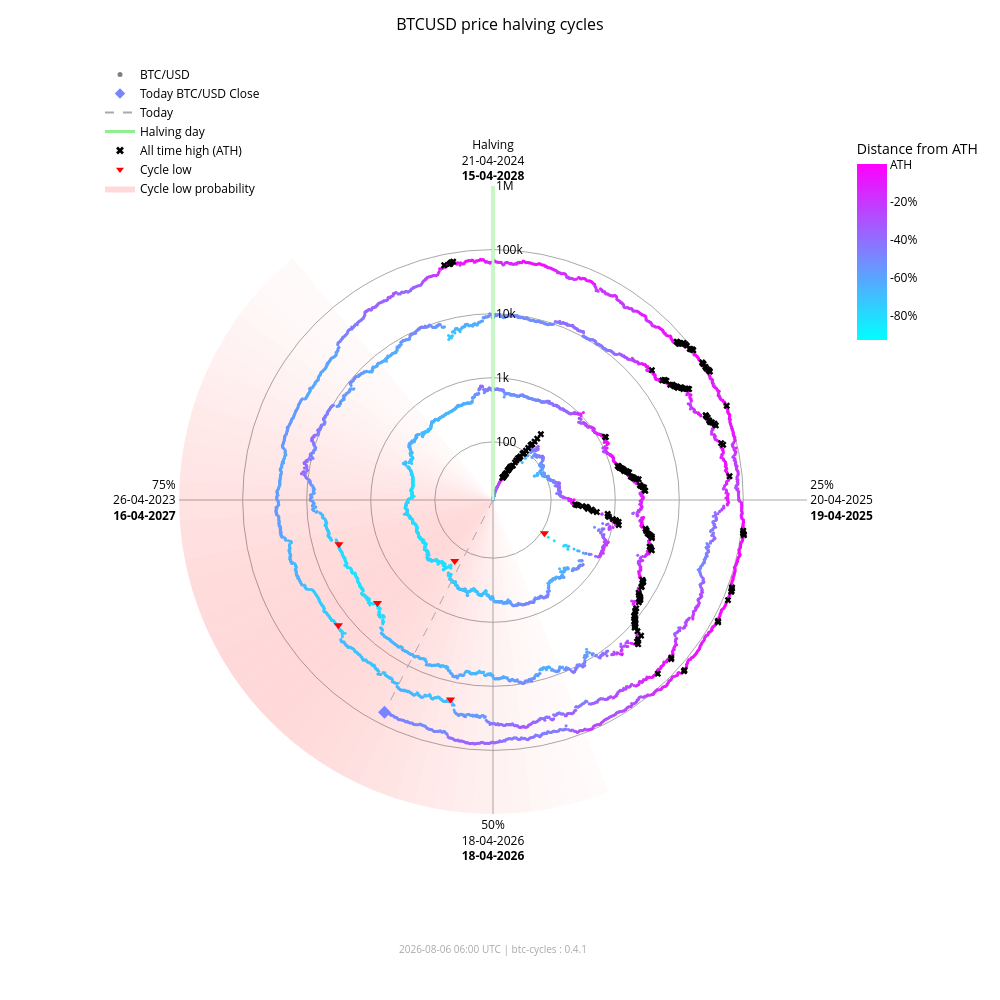

Notebook cell for this chart:
### Markdown cell above
### Interactive chart (plotly)

### Code cell
fig_interactive = btc.plot(
    kind="interactive",
    from_date="2012-11-28",
)
# plotly config for interactivity
config = {"scrollZoom": True, "displayModeBar": True}
# display in notebook
fig_interactive.show(config=config)

### Figure 1 — Plotly figure (JSON) as saved in the notebook; plotly's stock layout.template omitted (floating-point values rounded to 4 significant figures; data arrays with more than 128 entries replaced by an {"elided": "..."} marker saying what was removed)
{"data": [{"fill": "toself", "fillcolor": "rgba(255,0,0,0.017168280509461755)", "hoverinfo": "skip", "line": {"width": 0}, "mode": "lines", "r": [12.35, 1000000, 1000000, 12.35, 12.35], "showlegend": false, "theta": [158.4, 158.4, 162.0, 162.0, 158.4], "type": "scatterpolar"}, {"fill": "toself", "fillcolor": "rgba(255,0,0,0.022114794501891175)", "hoverinfo": "skip", "line": {"width": 0}, "mode": "lines", "r": [12.35, 1000000, 1000000, 12.35, 12.35], "showlegend": false, "theta": [162.0, 162.0, 165.6, 165.6, 162.0], "type": "scatterpolar"}, {"fill": "toself", "fillcolor": "rgba(255,0,0,0.02790404259511669)", "hoverinfo": "skip", "line": {"width": 0}, "mode": "lines", "r": [12.35, 1000000, 1000000, 12.35, 12.35], "showlegend": false, "theta": [165.6, 165.6, 169.2, 169.2, 165.6], "type": "scatterpolar"}, {"fill": "toself", "fillcolor": "rgba(255,0,0,0.034518294852420334)", "hoverinfo": "skip", "line": {"width": 0}, "mode": "lines", "r": [12.35, 1000000, 1000000, 12.35, 12.35], "showlegend": false, "theta": [169.2, 169.2, 172.8, 172.8, 169.2], "type": "scatterpolar"}, {"fill": "toself", "fillcolor": "rgba(255,0,0,0.041901979682821514)", "hoverinfo": "skip", "line": {"width": 0}, "mode": "lines", "r": [12.35, 1000000, 1000000, 12.35, 12.35], "showlegend": false, "theta": [172.8, 172.8, 176.4, 176.4, 172.8], "type": "scatterpolar"}, {"fill": "toself", "fillcolor": "rgba(255,0,0,0.04996405861294358)", "hoverinfo": "skip", "line": {"width": 0}, "mode": "lines", "r": [12.35, 1000000, 1000000, 12.35, 12.35], "showlegend": false, "theta": [176.4, 176.4, 180.0, 180.0, 176.4], "type": "scatterpolar"}, {"fill": "toself", "fillcolor": "rgba(255,0,0,0.05858349692240514)", "hoverinfo": "skip", "line": {"width": 0}, "mode": "lines", "r": [12.35, 1000000, 1000000, 12.35, 12.35], "showlegend": false, "theta": [180.0, 180.0, 183.6, 183.6, 180.0], "type": "scatterpolar"}, {"fill": "toself", "fillcolor": "rgba(255,0,0,0.06761662035375064)", "hoverinfo": "skip", "line": {"width": 0}, "mode": "lines", "r": [12.35, 1000000, 1000000, 12.35, 12.35], "showlegend": false, "theta": [183.6, 183.6, 187.2, 187.2, 183.6], "type": "scatterpolar"}, {"fill": "toself", "fillcolor": "rgba(255,0,0,0.07690481219944661)", "hoverinfo": "skip", "line": {"width": 0}, "mode": "lines", "r": [12.35, 1000000, 1000000, 12.35, 12.35], "showlegend": false, "theta": [187.2, 187.2, 190.8, 190.8, 187.2], "type": "scatterpolar"}, {"fill": "toself", "fillcolor": "rgba(255,0,0,0.08628112000611096)", "hoverinfo": "skip", "line": {"width": 0}, "mode": "lines", "r": [12.35, 1000000, 1000000, 12.35, 12.35], "showlegend": false, "theta": [190.8, 190.8, 194.4, 194.4, 190.8], "type": "scatterpolar"}, {"fill": "toself", "fillcolor": "rgba(255,0,0,0.09557490841018089)", "hoverinfo": "skip", "line": {"width": 0}, "mode": "lines", "r": [12.35, 1000000, 1000000, 12.35, 12.35], "showlegend": false, "theta": [194.4, 194.4, 198.0, 198.0, 194.4], "type": "scatterpolar"}, {"fill": "toself", "fillcolor": "rgba(255,0,0,0.10461455782963762)", "hoverinfo": "skip", "line": {"width": 0}, "mode": "lines", "r": [12.35, 1000000, 1000000, 12.35, 12.35], "showlegend": false, "theta": [198.0, 198.0, 201.6, 201.6, 198.0], "type": "scatterpolar"}, {"fill": "toself", "fillcolor": "rgba(255,0,0,0.11322908719652829)", "hoverinfo": "skip", "line": {"width": 0}, "mode": "lines", "r": [12.35, 1000000, 1000000, 12.35, 12.35], "showlegend": false, "theta": [201.6, 201.6, 205.2, 205.2, 201.6], "type": "scatterpolar"}, {"fill": "toself", "fillcolor": "rgba(255,0,0,0.12125015337052986)", "hoverinfo": "skip", "line": {"width": 0}, "mode": "lines", "r": [12.35, 1000000, 1000000, 12.35, 12.35], "showlegend": false, "theta": [205.2, 205.2, 208.8, 208.8, 205.2], "type": "scatterpolar"}, {"fill": "toself", "fillcolor": "rgba(255,0,0,0.12851590515331976)", "hoverinfo": "skip", "line": {"width": 0}, "mode": "lines", "r": [12.35, 1000000, 1000000, 12.35, 12.35], "showlegend": false, "theta": [208.8, 208.8, 212.4, 212.4, 208.8], "type": "scatterpolar"}, {"fill": "toself", "fillcolor": "rgba(255,0,0,0.13487757461161184)", "hoverinfo": "skip", "line": {"width": 0}, "mode": "lines", "r": [12.35, 1000000, 1000000, 12.35, 12.35], "showlegend": false, "theta": [212.4, 212.4, 216.0, 216.0, 212.4], "type": "scatterpolar"}, {"fill": "toself", "fillcolor": "rgba(255,0,0,0.14020862181849592)", "hoverinfo": "skip", "line": {"width": 0}, "mode": "lines", "r": [12.35, 1000000, 1000000, 12.35, 12.35], "showlegend": false, "theta": [216.0, 216.0, 219.6, 219.6, 216.0], "type": "scatterpolar"}, {"fill": "toself", "fillcolor": "rgba(255,0,0,0.14441504950654527)", "hoverinfo": "skip", "line": {"width": 0}, "mode": "lines", "r": [12.35, 1000000, 1000000, 12.35, 12.35], "showlegend": false, "theta": [219.6, 219.6, 223.2, 223.2, 219.6], "type": "scatterpolar"}, {"fill": "toself", "fillcolor": "rgba(255,0,0,0.14744459351271713)", "hoverinfo": "skip", "line": {"width": 0}, "mode": "lines", "r": [12.35, 1000000, 1000000, 12.35, 12.35], "showlegend": false, "theta": [223.2, 223.2, 226.8, 226.8, 223.2], "type": "scatterpolar"}, {"fill": "toself", "fillcolor": "rgba(255,0,0,0.14929223192296423)", "hoverinfo": "skip", "line": {"width": 0}, "mode": "lines", "r": [12.35, 1000000, 1000000, 12.35, 12.35], "showlegend": false, "theta": [226.8, 226.8, 230.4, 230.4, 226.8], "type": "scatterpolar"}, {"fill": "toself", "fillcolor": "rgba(255,0,0,0.15)", "hoverinfo": "skip", "line": {"width": 0}, "mode": "lines", "r": [12.35, 1000000, 1000000, 12.35, 12.35], "showlegend": false, "theta": [230.4, 230.4, 234.0, 234.0, 230.4], "type": "scatterpolar"}, {"fill": "toself", "fillcolor": "rgba(255,0,0,0.14965033825231114)", "hoverinfo": "skip", "line": {"width": 0}, "mode": "lines", "r": [12.35, 1000000, 1000000, 12.35, 12.35], "showlegend": false, "theta": [234.0, 234.0, 237.6, 237.6, 234.0], "type": "scatterpolar"}, {"fill": "toself", "fillcolor": "rgba(255,0,0,0.14835378057909807)", "hoverinfo": "skip", "line": {"width": 0}, "mode": "lines", "r": [12.35, 1000000, 1000000, 12.35, 12.35], "showlegend": false, "theta": [237.6, 237.6, 241.2, 241.2, 237.6], "type": "scatterpolar"}, {"fill": "toself", "fillcolor": "rgba(255,0,0,0.14623322283554635)", "hoverinfo": "skip", "line": {"width": 0}, "mode": "lines", "r": [12.35, 1000000, 1000000, 12.35, 12.35], "showlegend": false, "theta": [241.2, 241.2, 244.8, 244.8, 241.2], "type": "scatterpolar"}, {"fill": "toself", "fillcolor": "rgba(255,0,0,0.1434078538226231)", "hoverinfo": "skip", "line": {"width": 0}, "mode": "lines", "r": [12.35, 1000000, 1000000, 12.35, 12.35], "showlegend": false, "theta": [244.8, 244.8, 248.4, 248.4, 244.8], "type": "scatterpolar"}, {"fill": "toself", "fillcolor": "rgba(255,0,0,0.13997983179373427)", "hoverinfo": "skip", "line": {"width": 0}, "mode": "lines", "r": [12.35, 1000000, 1000000, 12.35, 12.35], "showlegend": false, "theta": [248.4, 248.4, 252.0, 252.0, 248.4], "type": "scatterpolar"}, {"fill": "toself", "fillcolor": "rgba(255,0,0,0.13602598258454268)", "hoverinfo": "skip", "line": {"width": 0}, "mode": "lines", "r": [12.35, 1000000, 1000000, 12.35, 12.35], "showlegend": false, "theta": [252.0, 252.0, 255.6, 255.6, 252.0], "type": "scatterpolar"}, {"fill": "toself", "fillcolor": "rgba(255,0,0,0.13159547355344953)", "hoverinfo": "skip", "line": {"width": 0}, "mode": "lines", "r": [12.35, 1000000, 1000000, 12.35, 12.35], "showlegend": false, "theta": [255.6, 255.6, 259.2, 259.2, 255.6], "type": "scatterpolar"}, {"fill": "toself", "fillcolor": "rgba(255,0,0,0.12671301775492697)", "hoverinfo": "skip", "line": {"width": 0}, "mode": "lines", "r": [12.35, 1000000, 1000000, 12.35, 12.35], "showlegend": false, "theta": [259.2, 259.2, 262.8, 262.8, 259.2], "type": "scatterpolar"}, {"fill": "toself", "fillcolor": "rgba(255,0,0,0.12138610149219965)", "hoverinfo": "skip", "line": {"width": 0}, "mode": "lines", "r": [12.35, 1000000, 1000000, 12.35, 12.35], "showlegend": false, "theta": [262.8, 262.8, 266.4, 266.4, 262.8], "type": "scatterpolar"}, {"fill": "toself", "fillcolor": "rgba(255,0,0,0.1156142551644921)", "hoverinfo": "skip", "line": {"width": 0}, "mode": "lines", "r": [12.35, 1000000, 1000000, 12.35, 12.35], "showlegend": false, "theta": [266.4, 266.4, 270.0, 270.0, 266.4], "type": "scatterpolar"}, {"fill": "toself", "fillcolor": "rgba(255,0,0,0.10939851441251548)", "hoverinfo": "skip", "line": {"width": 0}, "mode": "lines", "r": [12.35, 1000000, 1000000, 12.35, 12.35], "showlegend": false, "theta": [270.0, 270.0, 273.6, 273.6, 270.0], "type": "scatterpolar"}, {"fill": "toself", "fillcolor": "rgba(255,0,0,0.10274974912946185)", "hoverinfo": "skip", "line": {"width": 0}, "mode": "lines", "r": [12.35, 1000000, 1000000, 12.35, 12.35], "showlegend": false, "theta": [273.6, 273.6, 277.2, 277.2, 273.6], "type": "scatterpolar"}, {"fill": "toself", "fillcolor": "rgba(255,0,0,0.09569517349791425)", "hoverinfo": "skip", "line": {"width": 0}, "mode": "lines", "r": [12.35, 1000000, 1000000, 12.35, 12.35], "showlegend": false, "theta": [277.2, 277.2, 280.8, 280.8, 277.2], "type": "scatterpolar"}, {"fill": "toself", "fillcolor": "rgba(255,0,0,0.08828282625646727)", "hoverinfo": "skip", "line": {"width": 0}, "mode": "lines", "r": [12.35, 1000000, 1000000, 12.35, 12.35], "showlegend": false, "theta": [280.8, 280.8, 284.4, 284.4, 280.8], "type": "scatterpolar"}, {"fill": "toself", "fillcolor": "rgba(255,0,0,0.08058400018765345)", "hoverinfo": "skip", "line": {"width": 0}, "mode": "lines", "r": [12.35, 1000000, 1000000, 12.35, 12.35], "showlegend": false, "theta": [284.4, 284.4, 288.0, 288.0, 284.4], "type": "scatterpolar"}, {"fill": "toself", "fillcolor": "rgba(255,0,0,0.07269354608292704)", "hoverinfo": "skip", "line": {"width": 0}, "mode": "lines", "r": [12.35, 1000000, 1000000, 12.35, 12.35], "showlegend": false, "theta": [288.0, 288.0, 291.6, 291.6, 288.0], "type": "scatterpolar"}, {"fill": "toself", "fillcolor": "rgba(255,0,0,0.06472784449068783)", "hoverinfo": "skip", "line": {"width": 0}, "mode": "lines", "r": [12.35, 1000000, 1000000, 12.35, 12.35], "showlegend": false, "theta": [291.6, 291.6, 295.2, 295.2, 291.6], "type": "scatterpolar"}, {"fill": "toself", "fillcolor": "rgba(255,0,0,0.05682021976743955)", "hoverinfo": "skip", "line": {"width": 0}, "mode": "lines", "r": [12.35, 1000000, 1000000, 12.35, 12.35], "showlegend": false, "theta": [295.2, 295.2, 298.8, 298.8, 295.2], "type": "scatterpolar"}, {"fill": "toself", "fillcolor": "rgba(255,0,0,0.04911378436707333)", "hoverinfo": "skip", "line": {"width": 0}, "mode": "lines", "r": [12.35, 1000000, 1000000, 12.35, 12.35], "showlegend": false, "theta": [298.8, 298.8, 302.4, 302.4, 298.8], "type": "scatterpolar"}, {"fill": "toself", "fillcolor": "rgba(255,0,0,0.04175213714896469)", "hoverinfo": "skip", "line": {"width": 0}, "mode": "lines", "r": [12.35, 1000000, 1000000, 12.35, 12.35], "showlegend": false, "theta": [302.4, 302.4, 306.0, 306.0, 302.4], "type": "scatterpolar"}, {"fill": "toself", "fillcolor": "rgba(255,0,0,0.034868865657538876)", "hoverinfo": "skip", "line": {"width": 0}, "mode": "lines", "r": [12.35, 1000000, 1000000, 12.35, 12.35], "showlegend": false, "theta": [306.0, 306.0, 309.6, 309.6, 306.0], "type": "scatterpolar"}, {"fill": "toself", "fillcolor": "rgba(255,0,0,0.02857722515334582)", "hoverinfo": "skip", "line": {"width": 0}, "mode": "lines", "r": [12.35, 1000000, 1000000, 12.35, 12.35], "showlegend": false, "theta": [309.6, 309.6, 313.2, 313.2, 309.6], "type": "scatterpolar"}, {"fill": "toself", "fillcolor": "rgba(255,0,0,0.022961515313555197)", "hoverinfo": "skip", "line": {"width": 0}, "mode": "lines", "r": [12.35, 1000000, 1000000, 12.35, 12.35], "showlegend": false, "theta": [313.2, 313.2, 316.8, 316.8, 313.2], "type": "scatterpolar"}, {"fill": "toself", "fillcolor": "rgba(255,0,0,0.01807146942917362)", "hoverinfo": "skip", "line": {"width": 0}, "mode": "lines", "r": [12.35, 1000000, 1000000, 12.35, 12.35], "showlegend": false, "theta": [316.8, 316.8, 320.4, 320.4, 316.8], "type": "scatterpolar"}, {"hoverinfo": "text", "marker": {"color": {"elided": "5000 str values"}, "size": 3}, "mode": "markers", "r": {"elided": "5000 float values"}, "showlegend": false, "text": {"elided": "5000 str values"}, "theta": {"elided": "5000 float values"}, "type": "scatterpolar"}, {"hoverinfo": "skip", "line": {"color": "lightgreen", "width": 3}, "mode": "lines", "r": [12.35, 1000000], "showlegend": false, "theta": [0, 0], "type": "scatterpolar"}, {"hoverinfo": "skip", "line": {"color": "darkgrey", "dash": "dash", "width": 1}, "mode": "lines", "r": [12.35, 64820.0], "showlegend": false, "theta": [207.1, 207.1], "type": "scatterpolar"}, {"hoverinfo": "text", "marker": {"color": "#7b84ff", "size": 10, "symbol": "diamond"}, "mode": "markers", "r": [64820.0], "showlegend": false, "text": ["Today<br>Date: 2026-08-06<br>Price: $64,824.43"], "theta": [207.1], "type": "scatterpolar"}, {"hoverinfo": "text", "marker": {"color": "black", "size": 6, "symbol": "x"}, "mode": "markers", "r": {"elided": "195 float values"}, "showlegend": false, "text": {"elided": "195 str values"}, "theta": {"elided": "195 float values"}, "type": "scatterpolar"}, {"hoverinfo": "text", "marker": {"color": "red", "size": 8, "symbol": "triangle-down"}, "mode": "markers", "r": [111.6, 164.9, 3233.0, 3925.0, 18950.0, 15760.0], "showlegend": false, "text": ["Cycle Low<br>Date: 2014-02-21<br>Price: $111.56<br>ATH distance: -91.0%", "Cycle Low<br>Date: 2015-01-14<br>Price: $164.92<br>ATH distance: -86.7%", "Cycle Low<br>Date: 2018-12-15<br>Price: $3,232.51<br>ATH distance: -83.3%", "Cycle Low<br>Date: 2019-03-25<br>Price: $3,924.55<br>ATH distance: -79.7%", "Cycle Low<br>Date: 2022-06-18<br>Price: $18,954.25<br>ATH distance: -71.9%", "Cycle Low<br>Date: 2022-11-21<br>Price: $15,760.19<br>ATH distance: -76.7%"], "theta": [122.8, 212.1, 228.3, 254.0, 192.0, 231.0], "type": "scatterpolar"}, {"marker": {"color": "grey", "size": 5}, "mode": "markers", "name": "BTC/USD", "r": [null], "theta": [null], "type": "scatterpolar"}, {"marker": {"color": "#7b84ff", "size": 8, "symbol": "diamond"}, "mode": "markers", "name": "Today BTC/USD Close", "r": [null], "theta": [null], "type": "scatterpolar"}, {"line": {"color": "darkgrey", "dash": "dash"}, "mode": "lines", "name": "Today", "r": [null], "theta": [null], "type": "scatterpolar"}, {"line": {"color": "lightgreen", "width": 3}, "mode": "lines", "name": "Halving day", "r": [null], "theta": [null], "type": "scatterpolar"}, {"marker": {"color": "black", "size": 7, "symbol": "x"}, "mode": "markers", "name": "All time high (ATH)", "r": [null], "theta": [null], "type": "scatterpolar"}, {"marker": {"color": "red", "size": 7, "symbol": "triangle-down"}, "mode": "markers", "name": "Cycle low", "r": [null], "theta": [null], "type": "scatterpolar"}, {"fill": "toself", "fillcolor": "rgba(255,0,0,0.15)", "line": {"width": 0}, "mode": "lines", "name": "Cycle low probability", "r": [null], "theta": [null], "type": "scatterpolar"}, {"hoverinfo": "skip", "marker": {"cmax": 0, "cmin": -0.9307, "color": [0], "colorbar": {"len": 0.25, "ticktext": ["ATH", "-20%", "-40%", "-60%", "-80%", "-100%"], "tickvals": [0, -0.2, -0.4, -0.6, -0.8, -1.0], "title": {"text": "Distance from ATH"}, "x": 0.95, "y": 0.92, "yanchor": "top"}, "colorscale": {"elided": "256x2 mixed values"}, "showscale": true, "size": 0}, "mode": "markers", "r": [null], "showlegend": false, "theta": [null], "type": "scatterpolar"}], "layout": {"annotations": [{"font": {"color": "darkgrey", "size": 10}, "showarrow": false, "text": "2026-08-06 06:00 UTC | btc-cycles : 0.4.1", "x": 0.5, "xref": "paper", "y": -0.02, "yref": "paper"}], "font": {"color": "black"}, "height": 1000, "legend": {"bgcolor": "rgba(0,0,0,0)", "font": {"color": "black"}, "x": 0.0, "y": 1.0}, "margin": {"b": 60, "l": 100, "r": 80, "t": 60}, "paper_bgcolor": "white", "plot_bgcolor": "white", "polar": {"angularaxis": {"color": "black", "direction": "clockwise", "gridcolor": "darkgrey", "rotation": 90, "ticktext": ["Halving<br>21-04-2024<br><b>15-04-2028</b>", "25%<br>20-04-2025<br><b>19-04-2025</b>", "50%<br>18-04-2026<br><b>18-04-2026</b>", "75%<br>26-04-2023<br><b>16-04-2027</b>"], "tickvals": [0, 90, 180, 270]}, "bgcolor": "white", "domain": {"x": [0.1, 0.9], "y": [0.05, 0.95]}, "radialaxis": {"angle": 90, "color": "black", "gridcolor": "darkgrey", "range": [1.092, 6.0], "tickangle": 90, "ticktext": ["100", "1k", "10k", "100k", "1M"], "tickvals": [100, 1000, 10000, 100000, 1000000], "type": "log"}}, "title": {"font": {"color": "black", "size": 16}, "text": "BTCUSD price halving cycles", "x": 0.5}, "width": 1000}}
